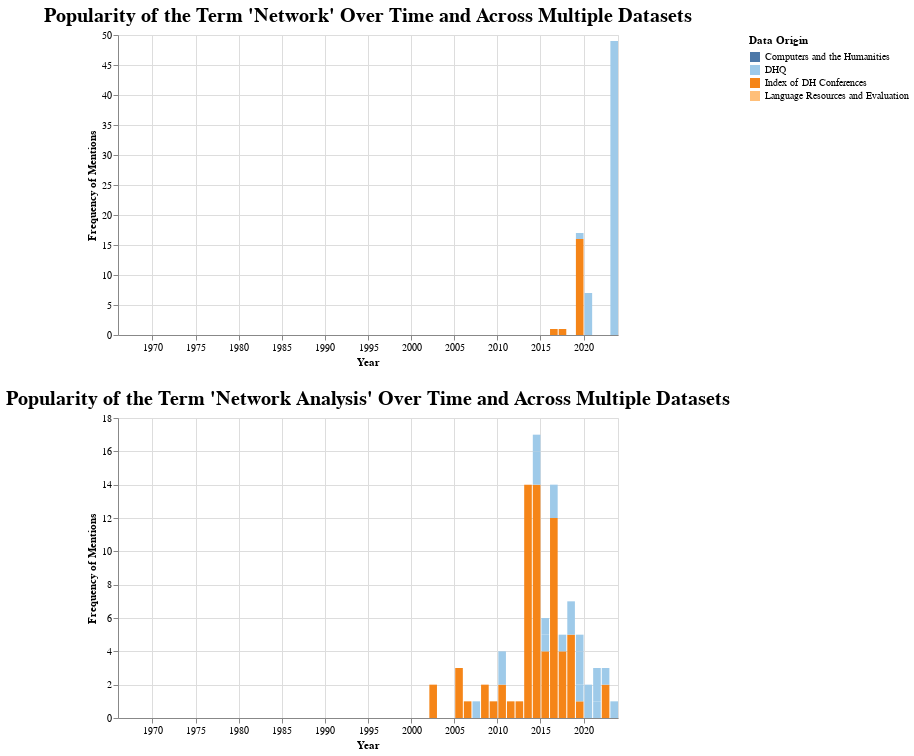

The Vega-Lite source for this figure:
### Vega-Lite specification from a JSON file in a GitHub repository (floating-point values rounded to 4 significant figures; data arrays with more than 128 entries replaced by an {"elided": "..."} marker saying what was removed)
{"config": {"view": {"continuousWidth": 300, "continuousHeight": 300}, "axis": {"labelFont": "Garamond", "titleFont": "Garamond"}, "legend": {"labelFont": "Garamond", "titleFont": "Garamond"}, "title": {"anchor": "middle", "font": "Garamond", "fontSize": 20}}, "vconcat": [{"data": {"name": "data-50f487c822179e703257179e302e0661"}, "mark": {"type": "bar"}, "encoding": {"color": {"field": "data_origin", "legend": {"labelLimit": 0, "symbolLimit": 0, "title": "Data Origin"}, "scale": {"scheme": "tableau20"}, "sort": {"field": "counts", "op": "sum", "order": "descending"}, "type": "nominal"}, "opacity": {"condition": {"param": "param_14", "value": 1}, "value": 0.2}, "tooltip": [{"field": "data_origin", "title": "Data Origin", "type": "nominal"}, {"field": "Raw Frequency of Mentions", "type": "quantitative"}, {"field": "date", "format": "%Y", "title": "Date", "type": "temporal"}, {"field": "Frequency of Mentions Scaled by Total Tokens", "type": "quantitative"}, {"field": "total_tokens", "title": "Total Tokens", "type": "quantitative"}], "x": {"axis": {"title": "Year"}, "field": "date", "timeUnit": "year", "type": "temporal"}, "y": {"axis": {"title": "Frequency of Mentions"}, "field": "y", "type": "quantitative"}}, "name": "view_14", "title": "Popularity of the Term 'Network' Over Time and Across Multiple Datasets", "transform": [{"calculate": "datum[param_13]", "as": "y"}], "width": 500}, {"data": {"name": "data-dbbcef43ee0ec5e50e41cf2134c3dc43"}, "mark": {"type": "bar"}, "encoding": {"color": {"field": "data_origin", "legend": {"labelLimit": 0, "symbolLimit": 0, "title": "Data Origin"}, "scale": {"scheme": "tableau20"}, "sort": {"field": "counts", "op": "sum", "order": "descending"}, "type": "nominal"}, "opacity": {"condition": {"param": "param_15", "value": 1}, "value": 0.2}, "tooltip": [{"field": "data_origin", "title": "Data Origin", "type": "nominal"}, {"field": "Raw Frequency of Mentions", "type": "quantitative"}, {"field": "date", "format": "%Y", "title": "Date", "type": "temporal"}, {"field": "Frequency of Mentions Scaled by Total Tokens", "type": "quantitative"}, {"field": "total_tokens", "title": "Total Tokens", "type": "quantitative"}], "x": {"axis": {"title": "Year"}, "field": "date", "timeUnit": "year", "type": "temporal"}, "y": {"axis": {"title": "Frequency of Mentions"}, "field": "y", "type": "quantitative"}}, "name": "view_15", "title": "Popularity of the Term 'Network Analysis' Over Time and Across Multiple Datasets", "transform": [{"calculate": "datum[param_13]", "as": "y"}], "width": 500}], "params": [{"name": "param_13", "bind": {"input": "select", "options": ["Raw Frequency of Mentions", "Frequency of Mentions Scaled by Total Tokens"], "name": "Select Counting Method on Y Axis"}, "value": "Raw Frequency of Mentions"}, {"name": "param_14", "select": {"type": "point", "fields": ["data_origin"]}, "bind": "legend", "views": ["view_14"]}, {"name": "param_15", "select": {"type": "point", "fields": ["data_origin"]}, "bind": "legend", "views": ["view_15"]}], "$schema": "https://vega.github.io/schema/vega-lite/v5.15.1.json", "datasets": {"data-50f487c822179e703257179e302e0661": {"elided": "411 records"}, "data-dbbcef43ee0ec5e50e41cf2134c3dc43": {"elided": "411 records"}}}
